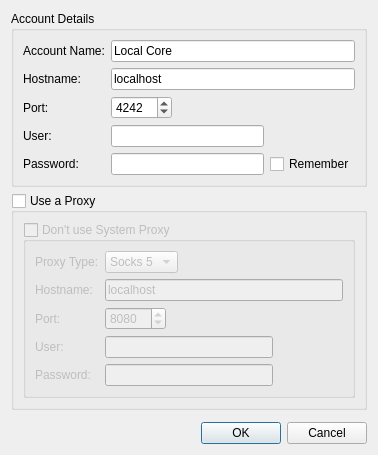
<?xml version="1.0" encoding="UTF-8"?>
<ui version="4.0">
 <class>CoreAccountEditDlg</class>
 <widget class="QDialog" name="CoreAccountEditDlg">
  <property name="geometry">
   <rect>
    <x>0</x>
    <y>0</y>
    <width>378</width>
    <height>455</height>
   </rect>
  </property>
  <property name="windowTitle">
   <string>Edit Core Account</string>
  </property>
  <layout class="QVBoxLayout" name="verticalLayout">
   <item>
    <widget class="QGroupBox" name="groupBox">
     <property name="title">
      <string>Account Details</string>
     </property>
     <layout class="QGridLayout" name="gridLayout_3">
      <item row="0" column="0">
       <widget class="QLabel" name="label">
        <property name="text">
         <string>Account Name:</string>
        </property>
       </widget>
      </item>
      <item row="0" column="1" colspan="3">
       <widget class="QLineEdit" name="accountName">
        <property name="text">
         <string>Local Core</string>
        </property>
       </widget>
      </item>
      <item row="1" column="0">
       <widget class="QLabel" name="label_2">
        <property name="text">
         <string>Hostname:</string>
        </property>
       </widget>
      </item>
      <item row="1" column="1" colspan="3">
       <widget class="QLineEdit" name="hostName">
        <property name="text">
         <string>localhost</string>
        </property>
       </widget>
      </item>
      <item row="2" column="0">
       <widget class="QLabel" name="label_3">
        <property name="text">
         <string>Port:</string>
        </property>
       </widget>
      </item>
      <item row="2" column="1">
       <widget class="QSpinBox" name="port">
        <property name="sizePolicy">
         <sizepolicy hsizetype="Preferred" vsizetype="Fixed">
          <horstretch>0</horstretch>
          <verstretch>0</verstretch>
         </sizepolicy>
        </property>
        <property name="minimum">
         <number>1</number>
        </property>
        <property name="maximum">
         <number>65535</number>
        </property>
        <property name="value">
         <number>4242</number>
        </property>
       </widget>
      </item>
      <item row="2" column="2">
       <spacer name="horizontalSpacer_2">
        <property name="orientation">
         <enum>Qt::Horizontal</enum>
        </property>
        <property name="sizeHint" stdset="0">
         <size>
          <width>63</width>
          <height>20</height>
         </size>
        </property>
       </spacer>
      </item>
      <item row="3" column="0">
       <widget class="QLabel" name="label_4">
        <property name="text">
         <string>User:</string>
        </property>
       </widget>
      </item>
      <item row="3" column="1" colspan="2">
       <widget class="QLineEdit" name="user"/>
      </item>
      <item row="4" column="0">
       <widget class="QLabel" name="label_10">
        <property name="text">
         <string>Password:</string>
        </property>
       </widget>
      </item>
      <item row="4" column="1" colspan="2">
       <widget class="QLineEdit" name="password">
        <property name="echoMode">
         <enum>QLineEdit::Password</enum>
        </property>
       </widget>
      </item>
      <item row="4" column="3">
       <widget class="QCheckBox" name="rememberPassword">
        <property name="text">
         <string>Remember</string>
        </property>
       </widget>
      </item>
     </layout>
    </widget>
   </item>
   <item>
    <widget class="QGroupBox" name="useProxy">
     <property name="title">
      <string>Use a Proxy</string>
     </property>
     <property name="checkable">
      <bool>true</bool>
     </property>
     <property name="checked">
      <bool>false</bool>
     </property>
     <layout class="QGridLayout" name="gridLayout">
      <item row="0" column="0">
       <widget class="QGroupBox" name="useSystemProxy">
        <property name="title">
           <string>Don't use System Proxy</string>
        </property>
        <property name="checkable">
           <bool>true</bool>
        </property>
        <property name="checked">
           <bool>false</bool>
        </property>
     <layout class="QGridLayout" name="gridLayout_2">
      <item row="0" column="0">
       <widget class="QLabel" name="label_5">
        <property name="text">
         <string>Proxy Type:</string>
        </property>
       </widget>
      </item>
      <item row="0" column="1" colspan="2">
       <widget class="QComboBox" name="proxyType">
        <item>
         <property name="text">
          <string>Socks 5</string>
         </property>
        </item>
        <item>
         <property name="text">
          <string>HTTP</string>
         </property>
        </item>
       </widget>
      </item>
      <item row="0" column="3">
       <spacer name="horizontalSpacer">
        <property name="orientation">
         <enum>Qt::Horizontal</enum>
        </property>
        <property name="sizeHint" stdset="0">
         <size>
          <width>89</width>
          <height>20</height>
         </size>
        </property>
       </spacer>
      </item>
      <item row="1" column="0">
       <widget class="QLabel" name="label_6">
        <property name="text">
         <string>Hostname:</string>
        </property>
       </widget>
      </item>
      <item row="1" column="1" colspan="4">
       <widget class="QLineEdit" name="proxyHostName">
        <property name="text">
         <string>localhost</string>
        </property>
       </widget>
      </item>
      <item row="2" column="0">
       <widget class="QLabel" name="label_7">
        <property name="text">
         <string>Port:</string>
        </property>
       </widget>
      </item>
      <item row="2" column="1">
       <widget class="QSpinBox" name="proxyPort">
        <property name="sizePolicy">
         <sizepolicy hsizetype="Preferred" vsizetype="Fixed">
          <horstretch>0</horstretch>
          <verstretch>0</verstretch>
         </sizepolicy>
        </property>
        <property name="minimum">
         <number>1</number>
        </property>
        <property name="maximum">
         <number>65535</number>
        </property>
        <property name="value">
         <number>8080</number>
        </property>
       </widget>
      </item>
      <item row="2" column="2" colspan="2">
       <spacer name="horizontalSpacer_3">
        <property name="orientation">
         <enum>Qt::Horizontal</enum>
        </property>
        <property name="sizeHint" stdset="0">
         <size>
          <width>98</width>
          <height>20</height>
         </size>
        </property>
       </spacer>
      </item>
      <item row="3" column="0">
       <widget class="QLabel" name="label_8">
        <property name="text">
         <string>User:</string>
        </property>
       </widget>
      </item>
      <item row="3" column="1" colspan="3">
       <widget class="QLineEdit" name="proxyUser"/>
      </item>
      <item row="4" column="0">
       <widget class="QLabel" name="label_9">
        <property name="text">
         <string>Password:</string>
        </property>
       </widget>
      </item>
      <item row="4" column="1" colspan="3">
       <widget class="QLineEdit" name="proxyPassword">
        <property name="echoMode">
         <enum>QLineEdit::Password</enum>
        </property>
       </widget>
      </item>
      <item row="3" column="4">
       <spacer name="horizontalSpacer_4">
        <property name="orientation">
         <enum>Qt::Horizontal</enum>
        </property>
        <property name="sizeHint" stdset="0">
         <size>
          <width>40</width>
          <height>20</height>
         </size>
        </property>
       </spacer>
      </item>
      <item row="4" column="4">
       <spacer name="horizontalSpacer_5">
        <property name="orientation">
         <enum>Qt::Horizontal</enum>
        </property>
        <property name="sizeHint" stdset="0">
         <size>
          <width>40</width>
          <height>20</height>
         </size>
        </property>
       </spacer>
      </item>
     </layout>
     </widget></item></layout>
    </widget>
   </item>
   <item>
    <spacer>
     <property name="orientation">
      <enum>Qt::Vertical</enum>
     </property>
     <property name="sizeHint" stdset="0">
      <size>
       <width>20</width>
       <height>4</height>
      </size>
     </property>
    </spacer>
   </item>
   <item>
    <widget class="QDialogButtonBox" name="buttonBox">
     <property name="orientation">
      <enum>Qt::Horizontal</enum>
     </property>
     <property name="standardButtons">
      <set>QDialogButtonBox::Cancel|QDialogButtonBox::Ok</set>
     </property>
    </widget>
   </item>
  </layout>
 </widget>
 <tabstops>
  <tabstop>accountName</tabstop>
  <tabstop>hostName</tabstop>
  <tabstop>port</tabstop>
  <tabstop>user</tabstop>
  <tabstop>password</tabstop>
  <tabstop>rememberPassword</tabstop>
  <tabstop>useProxy</tabstop>
  <tabstop>proxyType</tabstop>
  <tabstop>proxyHostName</tabstop>
  <tabstop>proxyPort</tabstop>
  <tabstop>proxyUser</tabstop>
  <tabstop>proxyPassword</tabstop>
  <tabstop>buttonBox</tabstop>
 </tabstops>
 <resources/>
 <connections>
  <connection>
   <sender>buttonBox</sender>
   <signal>accepted()</signal>
   <receiver>CoreAccountEditDlg</receiver>
   <slot>accept()</slot>
   <hints>
    <hint type="sourcelabel">
     <x>275</x>
     <y>521</y>
    </hint>
    <hint type="destinationlabel">
     <x>157</x>
     <y>207</y>
    </hint>
   </hints>
  </connection>
  <connection>
   <sender>buttonBox</sender>
   <signal>rejected()</signal>
   <receiver>CoreAccountEditDlg</receiver>
   <slot>reject()</slot>
   <hints>
    <hint type="sourcelabel">
     <x>343</x>
     <y>521</y>
    </hint>
    <hint type="destinationlabel">
     <x>286</x>
     <y>207</y>
    </hint>
   </hints>
  </connection>
 </connections>
</ui>
